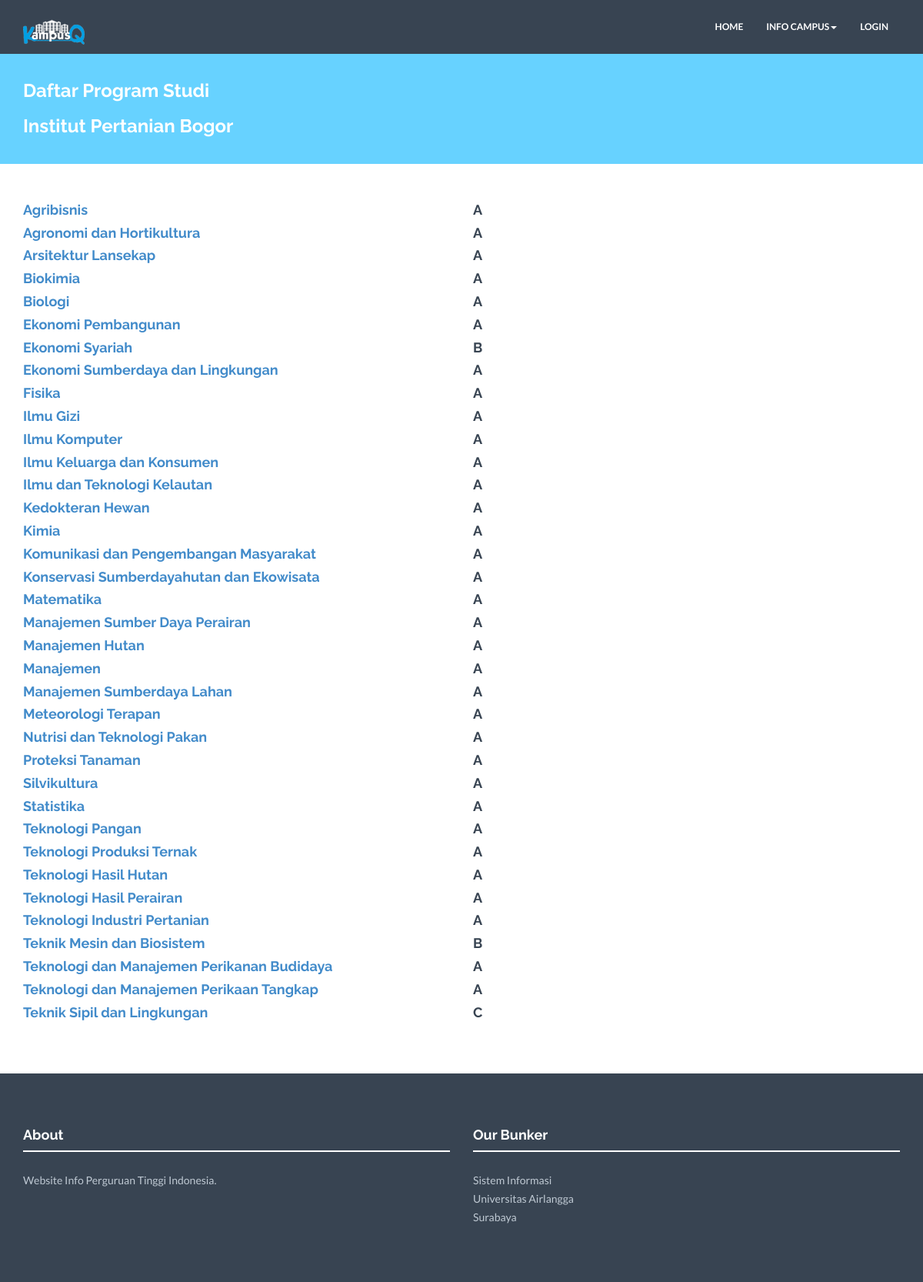
Screenshot of /universitas/prodiuniv/IPBN with the database file from the repository.
### tables this page shows
CREATE TABLE IF NOT EXISTS `universitas` (
  `IDUNIV` varchar(4) NOT NULL,
  `NAMA_UNIV` varchar(50) NOT NULL,
  `ALAMAT_UNIV` varchar(250) NOT NULL,
  `AKREDITASI_UNIV` varchar(5) DEFAULT NULL,
  `INFOUMUM` varchar(1000) NOT NULL,
  `WEBSITE` varchar(50) NOT NULL,
  `LOGO_UNIV` longblob
);

CREATE TABLE IF NOT EXISTS `prodiuniv` (
  `IDPRODI` varchar(4) NOT NULL,
  `IDUNIV` varchar(4) NOT NULL,
  `AKREDITASI_PRODI` varchar(5) DEFAULT NULL
);

CREATE TABLE IF NOT EXISTS `jenisprodi` (
  `IDPRODI` varchar(4) NOT NULL,
  `NAMA_PRODI` varchar(50) NOT NULL
);

### application/views/layout/wrapper.php (called while the page is built)
<?php
require_once('header.php');
require_once('isi.php');
require_once('footer.php');

### application/controllers/Universitas.php (called while the page is built, shortened)
<?php
class Universitas extends CI_Controller {
	public function __construct(){
		$this->load->model('m_universitas');
		$this->load->model('m_testimoni');
	}
	public function prodiuniv($id)
	{
		$prodi = $this->m_universitas->getProdiUniv($id);
		$d = $this->m_universitas->getInfo($id)->result();
        foreach($d as $t){
        }
		$data = array(
			'title'			=>'Daftar Program Studi',
			'view'			=>'universitas/prodiuniv',
			'nama'			=>$t->NAMA_UNIV,
			'iduniv'		=>$t->IDUNIV,
			'prodiuniv'		=>$prodi->result(),
		);
		if($this->session->has_userdata('USERNAME_MHS')){
			$data['user']=$this->session->userdata('USERNAME_MHS');
			$this->load->view('mahasiswa/layout/wrapper', $data);
		}
		else if($this->session->has_userdata('USERNAME_SISWA')){
			$data['user']=$this->session->userdata('USERNAME_SISWA');
			$this->load->view('siswa/layout/wrapper', $data);
		}
		else{
			$this->load->view('layout/wrapper', $data);
		}
	}
}

### index.php (called while the page is built, shortened)
<?php
require_once BASEPATH.'core/CodeIgniter.php';

### application/views/layout/isi.php (called while the page is built)
<?php if(!defined('BASEPATH')) exit('No direct access allowed');
if ($view) {
	$this->load->view($view);
}

### application/models/M_universitas.php (called while the page is built, shortened)
<?php
class M_universitas extends CI_Model{
	public function getInfo($kodeuniv){
		$this->db->select('*');
		$this->db->from('universitas');
		$this->db->where('IDUNIV',$kodeuniv);
		return $this->db->get();
	}
	public function getProdiUniv($kodeuniv){
		$this->db->select('a.*,b.NAMA_PRODI');
		$this->db->from('prodiuniv a');
		$this->db->join('jenisprodi b','a.IDPRODI = b.IDPRODI','inner');
		$this->db->where('IDUNIV',$kodeuniv);
		return $this->db->get();
	}
}

### application/views/universitas/prodiuniv.php (the view, shortened to what this page needs)
<div id="blue">
    <div class="container">
		<div class="row">
			<h3>Daftar Program Studi</h3>
			<h3><?php echo $nama?></h3>
		</div>
    </div>
</div>
<div class="container mb">
 	<div class="row">
	 	<div class="col-lg-6">
			<?php foreach ($prodiuniv as $prodi){
			echo'<a href='.base_url().'universitas/infoprodiuniv/'.$iduniv.'/'.$prodi->IDPRODI.'>';
			echo'<h4>'.$prodi->NAMA_PRODI.'</h4></a>';
			 }?>
		</div>
		<div class="col-lg-2">
			<?php foreach ($prodiuniv as $prodi){
			echo'<h4>'.$prodi->AKREDITASI_PRODI.'</h4>';
			 }?>
		</div>
 	</div><! --/row -->
 </div><! --/container -->

### application/views/layout/header.php (shortened to what this page needs)
<html lang="en">
  <head>
    <link href="<?php echo base_url()?>assets/solid/css/bootstrap.css" rel="stylesheet">
    <link href="<?php echo base_url()?>assets/solid/css/style.css" rel="stylesheet">
    <link href="<?php echo base_url()?>assets/font-awesome/css/font-awesome.css" rel="stylesheet">
    <link rel="stylesheet" type="text/css" href="<?php echo base_url(); ?>assets/css_slider.txt" />
  </head>
  <body>
    <div class="navbar navbar-default navbar-fixed-top" role="navigation">
      <div class="container">
        <div class="navbar-header">
          <a class="navbar-brand" href="<?php echo base_url()?>"><img src="<?php echo base_url()?>assets/img/logo-main-navbar.png"></a>
        </div>
        <div class="navbar-collapse collapse navbar-right">
          <ul class="nav navbar-nav">
            <li><a href="<?php echo base_url()?>">HOME</a></li>
            <li class="dropdown">
              <a href="#" class="dropdown-toggle" data-toggle="dropdown">INFO CAMPUS<b class="caret"></b></a>
            </li>
            <li><a href="<?php echo base_url()?>login">LOGIN</a></li>
          </ul>
        </div>
      </div>
    </div>

### application/views/layout/footer.php (shortened to what this page needs)
	 <div id="footerwrap">
	 	<div class="container">
		 	<div class="row">
		 		<div class="col-lg-6">
		 			<h4>About</h4>
		 			<div class="hline-w"></div>
		 			<p>Website Info Perguruan Tinggi Indonesia.</p>
		 		</div>
		 		<div class="col-lg-6">
		 			<h4>Our Bunker</h4>
		 			<div class="hline-w"></div>
		 			<p>
		 				Sistem Informasi<br/>
		 				Universitas Airlangga<br/>
		 				Surabaya<br/>
		 			</p>
		 		</div>
		 	</div><! --/row -->
	 	</div><! --/container -->
	 </div><! --/footerwrap -->
  </body>
</html>

### assets/solid/css/style.css (style rules this page uses)
* { margin: 0; padding: 0px; }
body { background: #ffffff; margin: 0; height: 100%; color: #384452; font-family: 'Lato', sans-serif; font-weight: 400; }
h1, h2, h3, h4, h5, h6 { font-family: 'Raleway', sans-serif; font-weight: 700; }
p { padding: 0; margin-bottom: 12px; font-family: 'Lato', sans-serif; font-weight: 400; font-size: 14px; line-height: 24px; color: #384452; margin-top: 10px; }
img { height: auto; max-width: 100%; }
a { padding: 0; margin: 0; text-decoration: none; -webkit-transition: background-color .4s linear, color .4s linear; -moz-transition: background-color .4s linear, color .4s linear; -o-transition: background-color .4s linear, color .4s linear; -ms-transition: background-color .4s linear, color .4s linear; transition: background-color .4s linear, color .4s linear; }
.navbar { min-height: 70px; padding-top: 10px; margin-bottom: 0px; }
.navbar-brand { font-family: 'Raleway', sans-serif; font-weight: 900; }
.navbar-header .navbar-brand { color: white; }
.navbar-default .navbar-nav > li > a { color: white; font-weight: 700; font-size: 12px; }
.navbar-default { background-color: #384452; border-color: transparent; }
.mb { margin-bottom: 60px; }
.hline-w { border-bottom: 2px solid #ffffff; margin-bottom: 25px; }
#footerwrap { padding-top: 60px; padding-bottom: 60px; background: #384452; }
#footerwrap p { color: #bfc9d3; }
#footerwrap h4 { color: white; }
#blue { background: #67D2FF; margin-top: 60px; margin-bottom: 10px; padding-top: 25px; padding-bottom: 25px; }
#blue h1, h2, h3 { color: white; margin-left: 15px; }

### rows the page displays
universitas: NAMA_UNIV "Institut Pertanian Bogor"
prodiuniv: IDPRODI.NAMA_PRODI "Agribisnis", AKREDITASI_PRODI "A"
prodiuniv: IDPRODI.NAMA_PRODI "Agronomi dan Hortikultura", AKREDITASI_PRODI "A"
prodiuniv: IDPRODI.NAMA_PRODI "Arsitektur Lansekap", AKREDITASI_PRODI "A"
prodiuniv: IDPRODI.NAMA_PRODI "Biokimia", AKREDITASI_PRODI "A"
prodiuniv: IDPRODI.NAMA_PRODI "Biologi", AKREDITASI_PRODI "A"
prodiuniv: IDPRODI.NAMA_PRODI "Ekonomi Pembangunan", AKREDITASI_PRODI "A"
prodiuniv: IDPRODI.NAMA_PRODI "Ekonomi Syariah", AKREDITASI_PRODI "B"
prodiuniv: IDPRODI.NAMA_PRODI "Ekonomi Sumberdaya dan Lingkungan", AKREDITASI_PRODI "A"
prodiuniv: IDPRODI.NAMA_PRODI "Fisika", AKREDITASI_PRODI "A"
prodiuniv: IDPRODI.NAMA_PRODI "Ilmu Gizi", AKREDITASI_PRODI "A"
prodiuniv: IDPRODI.NAMA_PRODI "Ilmu Komputer", AKREDITASI_PRODI "A"
prodiuniv: IDPRODI.NAMA_PRODI "Ilmu Keluarga dan Konsumen", AKREDITASI_PRODI "A"
prodiuniv: IDPRODI.NAMA_PRODI "Ilmu dan Teknologi Kelautan", AKREDITASI_PRODI "A"
prodiuniv: IDPRODI.NAMA_PRODI "Kedokteran Hewan", AKREDITASI_PRODI "A"
prodiuniv: IDPRODI.NAMA_PRODI "Kimia", AKREDITASI_PRODI "A"
prodiuniv: IDPRODI.NAMA_PRODI "Komunikasi dan Pengembangan Masyarakat", AKREDITASI_PRODI "A"
prodiuniv: IDPRODI.NAMA_PRODI "Konservasi Sumberdayahutan dan Ekowisata", AKREDITASI_PRODI "A"
prodiuniv: IDPRODI.NAMA_PRODI "Matematika", AKREDITASI_PRODI "A"
prodiuniv: IDPRODI.NAMA_PRODI "Manajemen Sumber Daya Perairan", AKREDITASI_PRODI "A"
prodiuniv: IDPRODI.NAMA_PRODI "Manajemen Hutan", AKREDITASI_PRODI "A"
prodiuniv: IDPRODI.NAMA_PRODI "Manajemen", AKREDITASI_PRODI "A"
prodiuniv: IDPRODI.NAMA_PRODI "Manajemen Sumberdaya Lahan", AKREDITASI_PRODI "A"
prodiuniv: IDPRODI.NAMA_PRODI "Meteorologi Terapan", AKREDITASI_PRODI "A"
prodiuniv: IDPRODI.NAMA_PRODI "Nutrisi dan Teknologi Pakan", AKREDITASI_PRODI "A"
prodiuniv: IDPRODI.NAMA_PRODI "Proteksi Tanaman", AKREDITASI_PRODI "A"
prodiuniv: IDPRODI.NAMA_PRODI "Silvikultura", AKREDITASI_PRODI "A"
prodiuniv: IDPRODI.NAMA_PRODI "Statistika", AKREDITASI_PRODI "A"
prodiuniv: IDPRODI.NAMA_PRODI "Teknologi Pangan", AKREDITASI_PRODI "A"
prodiuniv: IDPRODI.NAMA_PRODI "Teknologi Produksi Ternak", AKREDITASI_PRODI "A"
prodiuniv: IDPRODI.NAMA_PRODI "Teknologi Hasil Hutan", AKREDITASI_PRODI "A"
prodiuniv: IDPRODI.NAMA_PRODI "Teknologi Hasil Perairan", AKREDITASI_PRODI "A"
prodiuniv: IDPRODI.NAMA_PRODI "Teknologi Industri Pertanian", AKREDITASI_PRODI "A"
prodiuniv: IDPRODI.NAMA_PRODI "Teknik Mesin dan Biosistem", AKREDITASI_PRODI "B"
prodiuniv: IDPRODI.NAMA_PRODI "Teknologi dan Manajemen Perikanan Budidaya", AKREDITASI_PRODI "A"
prodiuniv: IDPRODI.NAMA_PRODI "Teknologi dan Manajemen Perikaan Tangkap", AKREDITASI_PRODI "A"
prodiuniv: IDPRODI.NAMA_PRODI "Teknik Sipil dan Lingkungan", AKREDITASI_PRODI "C"
